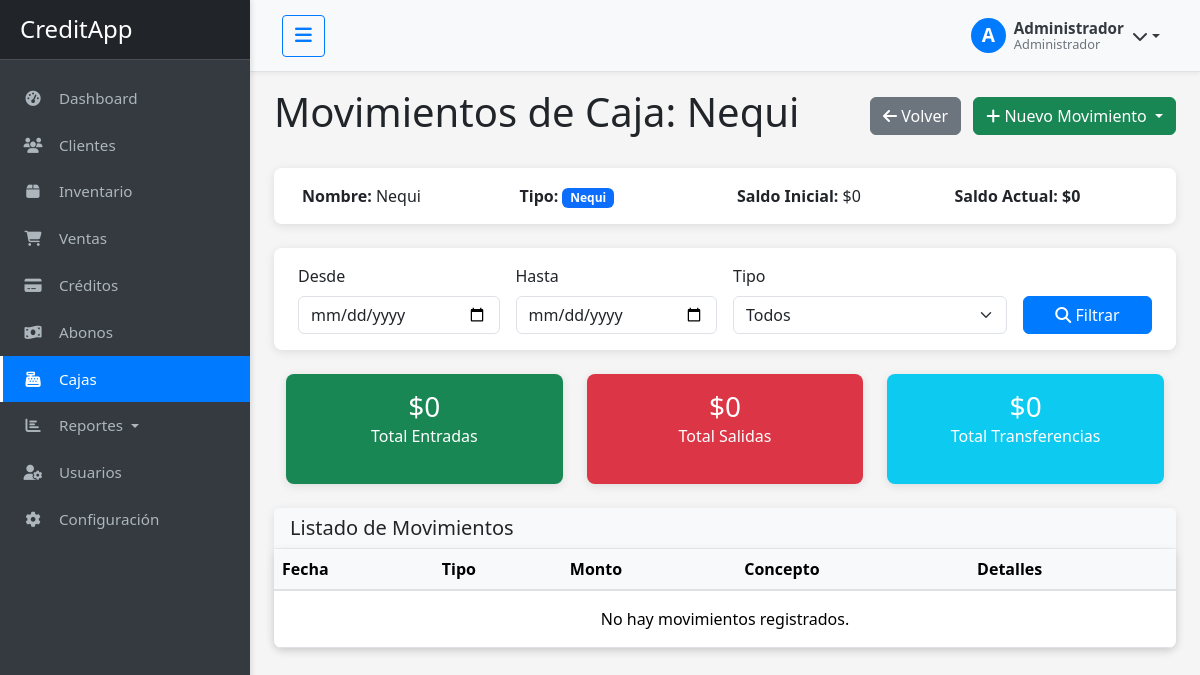
The page /cajas/2/movimientos (signed in) on the database its author committed.
### app/models.py (models this page shows, shortened)
class Usuario(db.Model, UserMixin):
    __tablename__ = 'usuarios'
    id = db.Column(db.Integer, primary_key=True)
    nombre = db.Column(db.String(100), nullable=False)
    email = db.Column(db.String(100), unique=True, nullable=False)
    password = db.Column(db.String(200), nullable=False)
    rol = db.Column(db.String(20), nullable=False, default='usuario')
    fecha_registro = db.Column(db.DateTime, default=datetime.utcnow)
    activo = db.Column(db.Boolean, default=True)
    def is_admin(self):
        return self.rol == 'administrador'
    def is_vendedor(self):
        return self.rol == 'vendedor'
    def is_cobrador(self):
        return self.rol == 'cobrador'

class Caja(db.Model):
    __tablename__ = 'cajas'
    id = db.Column(db.Integer, primary_key=True)
    nombre = db.Column(db.String(100), nullable=False)
    tipo = db.Column(db.String(50), nullable=False)
    saldo_inicial = db.Column(db.Integer, nullable=False, default=0)
    saldo_actual = db.Column(db.Integer, nullable=False, default=0)
    fecha_apertura = db.Column(db.DateTime, default=datetime.utcnow)
    movimientos = db.relationship('MovimientoCaja', back_populates='caja',
                                 foreign_keys='MovimientoCaja.caja_id',
                                 lazy=True, cascade='all, delete-orphan')

### app/controllers/cajas.py (the view)
@cajas_bp.route('/<int:id>/movimientos')
@login_required
def movimientos(id):
    caja = Caja.query.get_or_404(id)
    desde = request.args.get('desde')
    hasta = request.args.get('hasta')
    tipo = request.args.get('tipo')
    query = MovimientoCaja.query.filter_by(caja_id=id)
    if desde:
        desde_dt = datetime.strptime(desde, '%Y-%m-%d')
        query = query.filter(MovimientoCaja.fecha >= desde_dt)
    if hasta:
        hasta_dt = datetime.strptime(hasta, '%Y-%m-%d')
        query = query.filter(MovimientoCaja.fecha <= hasta_dt)
    if tipo:
        query = query.filter_by(tipo=tipo)
    movimientos = query.order_by(MovimientoCaja.fecha.desc()).all()
    total_entradas = sum(m.monto for m in movimientos if m.tipo == 'entrada')
    total_salidas = sum(m.monto for m in movimientos if m.tipo == 'salida')
    total_transferencias = sum(m.monto for m in movimientos if m.tipo == 'transferencia')
    return render_template('cajas/movimientos.html',
                           caja=caja,
                           movimientos=movimientos,
                           desde=desde,
                           hasta=hasta,
                           tipo=tipo,
                           total_entradas=total_entradas,
                           total_salidas=total_salidas,
                           total_transferencias=total_transferencias)

### app/templates/cajas/movimientos.html (shortened to what this page needs)
{% extends "base.html" %}
{% block content %}
<div class="container-fluid">
    <div class="d-flex justify-content-between align-items-center mb-4">
        <h1>Movimientos de Caja: {{ caja.nombre }}</h1>
        <div>
            <a href="{{ url_for('cajas.index') }}" class="btn btn-secondary me-2">
                <i class="fas fa-arrow-left"></i> Volver
            </a>
            <div class="btn-group">
                <button type="button" class="btn btn-success dropdown-toggle" data-bs-toggle="dropdown" aria-expanded="false">
                    <i class="fas fa-plus"></i> Nuevo Movimiento
                </button>
            </div>
        </div>
    </div>
    <div class="card mb-4">
        <div class="card-body">
            <div class="row">
                <div class="col-md-3">
                    <p class="mb-0"><strong>Nombre:</strong> {{ caja.nombre }}</p>
                </div>
                <div class="col-md-3">
                    <p class="mb-0"><strong>Tipo:</strong>
                        {% if caja.tipo == 'efectivo' %}
                        <span class="badge bg-success">Efectivo</span>
                        {% elif caja.tipo == 'nequi' %}
                        <span class="badge bg-primary">Nequi</span>
                        {% elif caja.tipo == 'daviplata' %}
                        <span class="badge bg-warning text-dark">Daviplata</span>
                        {% else %}
                        <span class="badge bg-info">Transferencia</span>
                        {% endif %}
                    </p>
                </div>
                <div class="col-md-3">
                    <p class="mb-0"><strong>Saldo Inicial:</strong> {{ "${:,}".format(caja.saldo_inicial) }}</p>
                </div>
                <div class="col-md-3">
                    <p class="mb-0"><strong>Saldo Actual:</strong> <span class="fw-bold">{{ "${:,}".format(caja.saldo_actual) }}</span></p>
                </div>
            </div>
        </div>
    </div>
    <div class="card mb-4">
        <div class="card-body">
            <form method="GET" action="{{ url_for('cajas.movimientos', id=caja.id) }}" class="row g-3">
                <div class="col-md-3">
                    <label class="form-label">Desde</label>
                    <input type="date" class="form-control" name="desde" value="{{ desde }}">
                </div>
                <div class="col-md-3">
                    <label class="form-label">Hasta</label>
                    <input type="date" class="form-control" name="hasta" value="{{ hasta }}">
                </div>
                <div class="col-md-4">
                    <label class="form-label">Tipo</label>
                    <select class="form-select" name="tipo">
                        <option value="" {% if tipo == '' %}selected{% endif %}>Todos</option>
                    </select>
                </div>
                <div class="col-md-2 d-flex align-items-end">
                    <button type="submit" class="btn btn-primary w-100">
                        <i class="fas fa-search"></i> Filtrar
                    </button>
                </div>
            </form>
        </div>
    </div>
    <div class="row mb-4">
        <div class="col-md-4">
            <div class="card bg-success text-white h-100">
                <div class="card-body text-center">
                    <h3 class="mb-0">{{ "${:,}".format(total_entradas) }}</h3>
                    <p class="mb-0">Total Entradas</p>
                </div>
            </div>
        </div>
        <div class="col-md-4">
            <div class="card bg-danger text-white h-100">
                <div class="card-body text-center">
                    <h3 class="mb-0">{{ "${:,}".format(total_salidas) }}</h3>
                    <p class="mb-0">Total Salidas</p>
                </div>
            </div>
        </div>
        <div class="col-md-4">
            <div class="card bg-info text-white h-100">
                <div class="card-body text-center">
                    <h3 class="mb-0">{{ "${:,}".format(total_transferencias) }}</h3>
                    <p class="mb-0">Total Transferencias</p>
                </div>
            </div>
        </div>
    </div>
    <div class="card">
        <div class="card-header">
            <h5 class="mb-0">Listado de Movimientos</h5>
        </div>
        <div class="card-body p-0">
            <div class="table-responsive">
                <table class="table table-hover mb-0">
                    <thead class="table-light">
                        <tr>
                            <th>Fecha</th>
                            <th>Tipo</th>
                            <th>Monto</th>
                            <th>Concepto</th>
                            <th>Detalles</th>
                        </tr>
                    </thead>
                    <tbody>
                        {% if movimientos %}
                            {% for movimiento in movimientos %}
                            <tr>
                                <td>{{ movimiento.fecha.strftime('%d/%m/%Y %H:%M') }}</td>
                                <td>
                                    {% if movimiento.tipo == 'entrada' %}
                                    <span class="badge bg-success">Entrada</span>
                                    {% elif movimiento.tipo == 'salida' %}
                                    <span class="badge bg-danger">Salida</span>
                                    {% else %}
                                    <span class="badge bg-info">Transferencia</span>
                                    {% endif %}
                                </td>
                                <td>{{ "${:,}".format(movimiento.monto) }}</td>
                                <td>{{ movimiento.concepto }}</td>
                                <td>
                                    {% if movimiento.venta_id %}
                                    <a href="{{ url_for('ventas.detalle', id=movimiento.venta_id) }}" class="btn btn-sm btn-primary">
                                        <i class="fas fa-receipt"></i> Venta #{{ movimiento.venta_id }}
                                    </a>
                                    {% elif movimiento.abono_id %}
                                    <a href="{{ url_for('abonos.detalle', id=movimiento.abono_id) }}" class="btn btn-sm btn-success">
                                        <i class="fas fa-money-bill-wave"></i> Abono #{{ movimiento.abono_id }}
                                    </a>
                                    {% elif movimiento.caja_destino_id %}
                                    <a href="{{ url_for('cajas.detalle', id=movimiento.caja_destino_id) }}" class="btn btn-sm btn-info">
                                        <i class="fas fa-exchange-alt"></i> A Caja #{{ movimiento.caja_destino_id }}
                                    </a>
                                    {% else %}
                                    <span class="text-muted">N/A</span>
                                    {% endif %}
                                </td>
                            </tr>
                            {% endfor %}
                        {% else %}
                            <tr>
                                <td colspan="5" class="text-center py-3">No hay movimientos registrados.</td>
                            </tr>
                        {% endif %}
                    </tbody>
                </table>
            </div>
        </div>
    </div>
</div>
{% endblock %}

### app/templates/base.html (shortened to what this page needs)
<!DOCTYPE html>
<html lang="es">
<head>
    <link href="https://cdn.jsdelivr.net/npm/bootstrap@5.3.2/dist/css/bootstrap.min.css" rel="stylesheet">
    <link rel="stylesheet" href="https://cdnjs.cloudflare.com/ajax/libs/font-awesome/6.4.2/css/all.min.css">
    <link rel="stylesheet" href="{{ url_for('static', filename='css/style.css') }}">
</head>
<body>
    <div class="wrapper">
        <nav id="sidebar" class="sidebar">
            <div class="sidebar-header">
                <h3>CreditApp</h3>
            </div>
            <ul class="list-unstyled components">
                <li {% if request.endpoint == 'dashboard.index' %}class="active"{% endif %}>
                    <a href="{{ url_for('dashboard.index') }}">
                        <i class="fas fa-tachometer-alt"></i>
                        Dashboard
                    </a>
                </li>
                <li {% if request.endpoint and 'clientes' in request.endpoint %}class="active"{% endif %}>
                    <a href="{{ url_for('clientes.index') }}">
                        <i class="fas fa-users"></i>
                        Clientes
                    </a>
                </li>
                {% if current_user.is_vendedor() or current_user.is_admin() %}
                <li {% if request.endpoint and 'productos' in request.endpoint %}class="active"{% endif %}>
                    <a href="{{ url_for('productos.index') }}">
                        <i class="fas fa-box"></i>
                        Inventario
                    </a>
                </li>
                <li {% if request.endpoint and 'ventas' in request.endpoint %}class="active"{% endif %}>
                    <a href="{{ url_for('ventas.index') }}">
                        <i class="fas fa-shopping-cart"></i>
                        Ventas
                    </a>
                </li>
                {% endif %}
                <li {% if request.endpoint and 'creditos' in request.endpoint %}class="active"{% endif %}>
                    <a href="{{ url_for('creditos.index') }}">
                        <i class="fas fa-credit-card"></i>
                        Créditos
                    </a>
                </li>
                {% if current_user.is_cobrador() or current_user.is_admin() %}
                <li {% if request.endpoint and 'abonos' in request.endpoint %}class="active"{% endif %}>
                    <a href="{{ url_for('abonos.index') }}">
                        <i class="fas fa-money-bill-wave"></i>
                        Abonos
                    </a>
                </li>
                {% endif %}
                {% if current_user.is_admin() %}
                <li {% if request.endpoint and 'cajas' in request.endpoint %}class="active"{% endif %}>
                    <a href="{{ url_for('cajas.index') }}">
                        <i class="fas fa-cash-register"></i>
                        Cajas
                    </a>
                </li>
                <li class="nav-item dropdown {% if request.endpoint and 'reportes' in request.endpoint %}active{% endif %}">
                    <a href="#reportesSubmenu" data-bs-toggle="collapse" aria-expanded="false" class="dropdown-toggle">
                        <i class="fas fa-chart-bar"></i>
                        Reportes
                    </a>
                </li>
                <li {% if request.endpoint and 'usuarios' in request.endpoint %}class="active"{% endif %}>
                    <a href="{{ url_for('usuarios.index') }}">
                        <i class="fas fa-user-cog"></i>
                        Usuarios
                    </a>
                </li>
                <li {% if request.endpoint and 'config' in request.endpoint %}class="active"{% endif %}>
                    <a href="{{ url_for('config.editar') }}">
                        <i class="fas fa-cog"></i>
                        Configuración
                    </a>
                </li>
                {% endif %}
            </ul>
        </nav>
        <div id="content">
            <nav class="navbar navbar-expand-lg navbar-light bg-light">
                <div class="container-fluid">
                    <button type="button" id="sidebarCollapseDesktop" class="btn btn-outline-primary d-none d-md-block">
                        <i class="fas fa-bars"></i>
                    </button>
                    <div class="ms-auto">
                        <div class="dropdown user-profile-dropdown">
                            <a href="#" class="dropdown-toggle user-profile-link" id="dropdownUser" data-bs-toggle="dropdown" aria-expanded="false">
                                <div class="d-flex align-items-center">
                                    <div class="avatar-circle">
                                        <span class="initials">{{ current_user.nombre[0]|upper }}</span>
                                    </div>
                                    <div class="user-info ms-2 d-none d-md-block">
                                        <div class="user-name">{{ current_user.nombre }}</div>
                                        <div class="user-role">
                                            {% if current_user.rol == 'administrador' %}
                                                Administrador
                                            {% elif current_user.rol == 'vendedor' %}
                                                Vendedor
                                            {% elif current_user.rol == 'cobrador' %}
                                                Cobrador
                                            {% endif %}
                                        </div>
                                    </div>
                                    <i class="fas fa-chevron-down ms-2"></i>
                                </div>
                            </a>
                        </div>
                    </div>
                </div>
            </nav>
            <div class="container-fluid mt-3">
                {% block content %}{% endblock %}
            </div>
        </div>
    </div>
</body>
</html>

### rows shown on the page
Usuario: nombre "A", nombre "Administrador"
Caja: nombre "Nequi", saldo_inicial "$0", saldo_actual "$0"

### other values the page prints
{{ "${:,}".format(total_entradas) }} "$0"
{{ "${:,}".format(total_salidas) }} "$0"
{{ "${:,}".format(total_transferencias) }} "$0"
